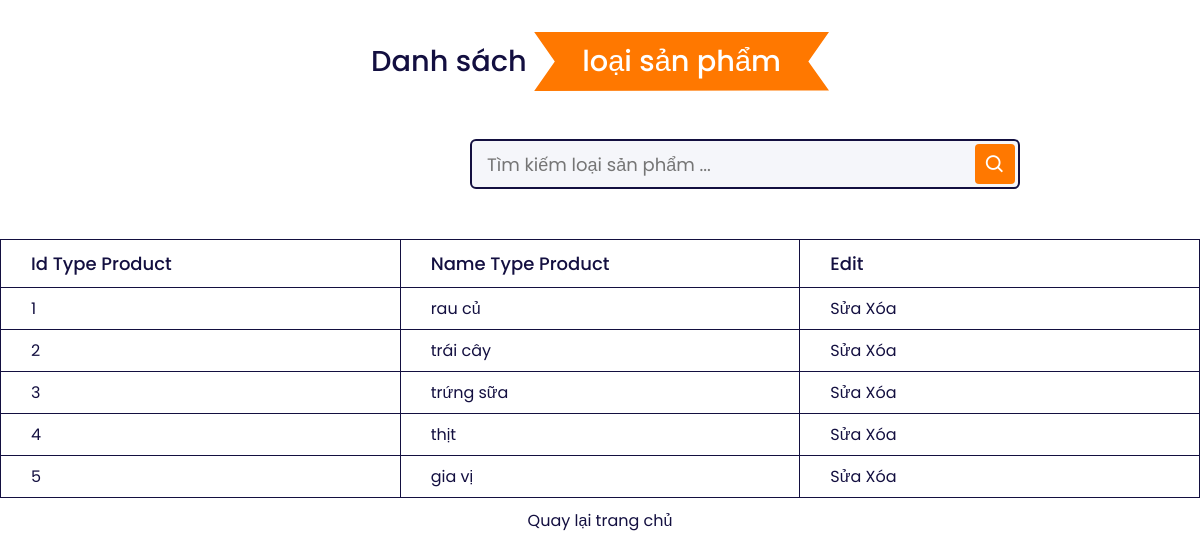
Page /list-type-product.php on the committed database.
### tables this page shows
CREATE TABLE `tbl_type_product` (
  `id_type_product` int(11) NOT NULL,
  `name_type_product` varchar(255) NOT NULL
);

### list-type-product.php (the view, shortened to what this page needs)
<!DOCTYPE html>
<html lang="en">
<head>
    <link rel="stylesheet" href="assets/css/list-products.css" />
    <link
    href="https://unpkg.com/boxicons@2.0.9/css/boxicons.min.css"
    rel="stylesheet"
  />
</head>
<body>
<?php require_once "connect.php"; ?>
    <section class="home-content">
      <h1 class="heading">Danh sách <span>loại sản phẩm</span></h1>
      <div class="search-box">
        <input type="text" placeholder="Tìm kiếm loại sản phẩm ..." />
        <i class="bx bx-search"></i>
    </div>
      <div class="list-products">
        <div style="overflow-x: auto">
            <table>
                <thead>
                  <tr>
                    <th>Id Type Product</th>
                    <th>Name Type Product</th>
                    <th> Edit </th>
                  </tr>
                </thead>
                <tbody>
                    <?php
                      $sql_type_product = mysqli_query($conn,"SELECT * FROM tbl_type_product Order By id_type_product ASC");
                      while($row_type_product = mysqli_fetch_assoc($sql_type_product)){
                    ?>
                    <tr>
                        <td><?php echo $row_type_product['id_type_product'] ?></td>
                        <td><?php echo $row_type_product['name_type_product'] ?></td>
                        <td>
                        <a href="edit-type-product.php?id=<?php echo  $row_type_product['id_type_product']; ?>">Sửa</a>
                        <a href="delete-type-product.php?id=<?php echo  $row_type_product['id_type_product']; ?>">Xóa</a>
                        </td>
                    </tr>
                    <?php
                       }
                    ?>
                </tbody>
            </table>
        </div>
    </section>
    <a class="back" href="admin.php"> Quay lại trang chủ</a>
</body>
</html>

### assets/css/list-products.css (style rules this page uses)
:root { --orange: #ff7800; --black: #130f40; --light-color: #666; --box-shadow: 0 0.5rem 1.5rem rgba(0, 0, 0, 0.1); --border: 0.2rem solid rgba(0, 0, 0, 0.1); --outline: 0.1rem solid rgba(0, 0, 0, 0.1); --outline-hover: 0.2rem solid var(--black); }
* { margin: 0; padding: 0; box-sizing: border-box; font-family: "Poppins", sans-serif; scroll-behavior: smooth; color: var(--black); }
.heading { text-align: center; padding: 2rem 0; padding-bottom: 3rem; font-size: 1.8rem; font-weight: 500; color: var(--black); }
.heading span { background: var(--orange); color: #fff; display: inline-block; padding: 0.5rem 3rem; clip-path: polygon(100% 0, 93% 50%, 100% 99%, 0% 100%, 7% 50%, 0% 0%); }
.search-box { position: relative; left: 450px; width: 100%; height: 50px; max-width: 550px; width: 100%; margin: 0 20px 50px; }
.search-box input { height: 100%; width: 100%; outline: none; background: #f5f6fa; border: 2px solid var(--black); border-radius: 6px; font-size: 18px; padding: 0 15px; }
.search-box .bx-search { position: absolute; height: 40px; width: 40px; background: var(--orange); right: 5px; top: 50%; transform: translateY(-50%); border-radius: 4px; line-height: 40px; text-align: center; color: #fff; font-size: 22px; transition: all 0.4 ease; cursor: pointer; }
table { border-collapse: collapse; border-spacing: 0; width: 100vw; border: 1px solid var(--black); }
th { text-align: left; border: 1px solid var(--black); padding-left: 30px; padding-top: 10px; padding-bottom: 10px; font-size: 18px; font-weight: 500; text-transform: capitalize; }
td { border: 1px solid var(--black); text-align: left; padding: 8px; padding-left: 30px; overflow: hidden; width: 200px; }
td a { color: var(--black); text-decoration: none; }
.back { display: flex; justify-content: center; text-decoration: none; padding: 10px; color: var(--black); }

### rows in the picture
tbl_type_product: id_type_product "1", name_type_product "rau củ"
tbl_type_product: id_type_product "2", name_type_product "trái cây"
tbl_type_product: id_type_product "3", name_type_product "trứng sữa"
tbl_type_product: id_type_product "4", name_type_product "thịt"
tbl_type_product: id_type_product "5", name_type_product "gia vị"
